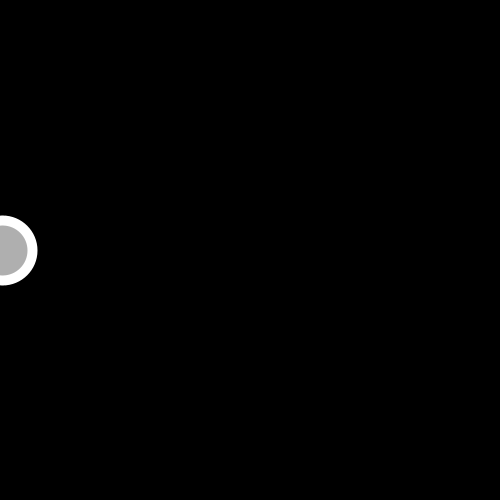
Frame 1 (no input)
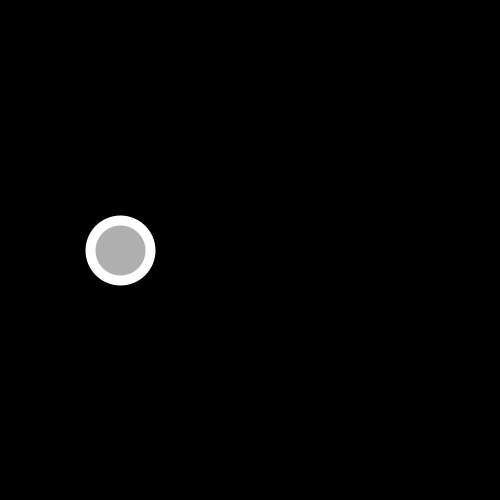
Frame 60 (the mouse pressed at the canvas centre just before this capture)
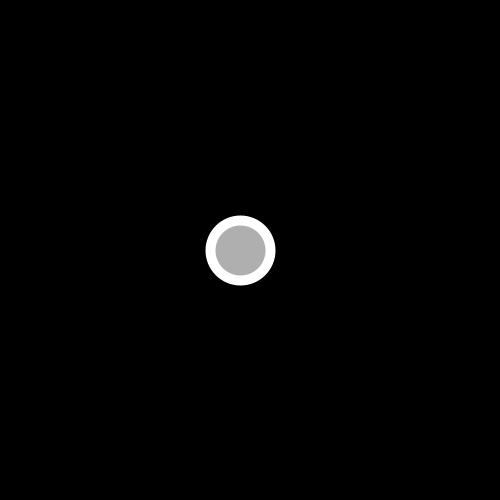
Frame 120 (the mouse held since frame 60 and released just before this capture)

The Processing sketch that drew these frames (run headless with seeded random() and noise(); from frame 60 on, the mouse is pressed at the canvas centre):

// Processing sketch: controlProcessing
// ── controlProcessing.pde
// global variables
int x = 0;
int speed = 2;

void setup(){
  size(500,500);
}

void draw(){
  background(0);
   
  // Add the current speed to the x location.
  x = x + speed;

  if ((x > width) || (x < 0)) {
    // If the object reaches either edge, multiply speed by -1 to turn it around.
    speed = speed * -1;
  }
  // Display circle at x location
  stroke(255);
  strokeWeight(10);
  fill(175);
  ellipse(x, height/2, 60, 60);
  
}
